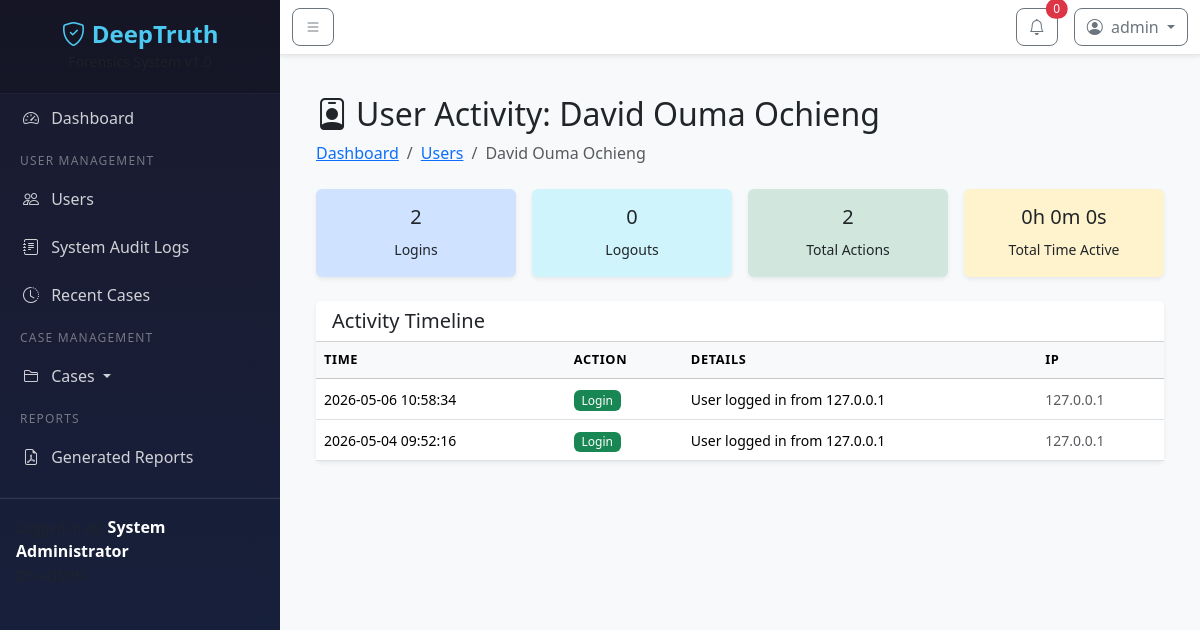
Page /admin/user-activity/3 (signed in) on the earlier database version.
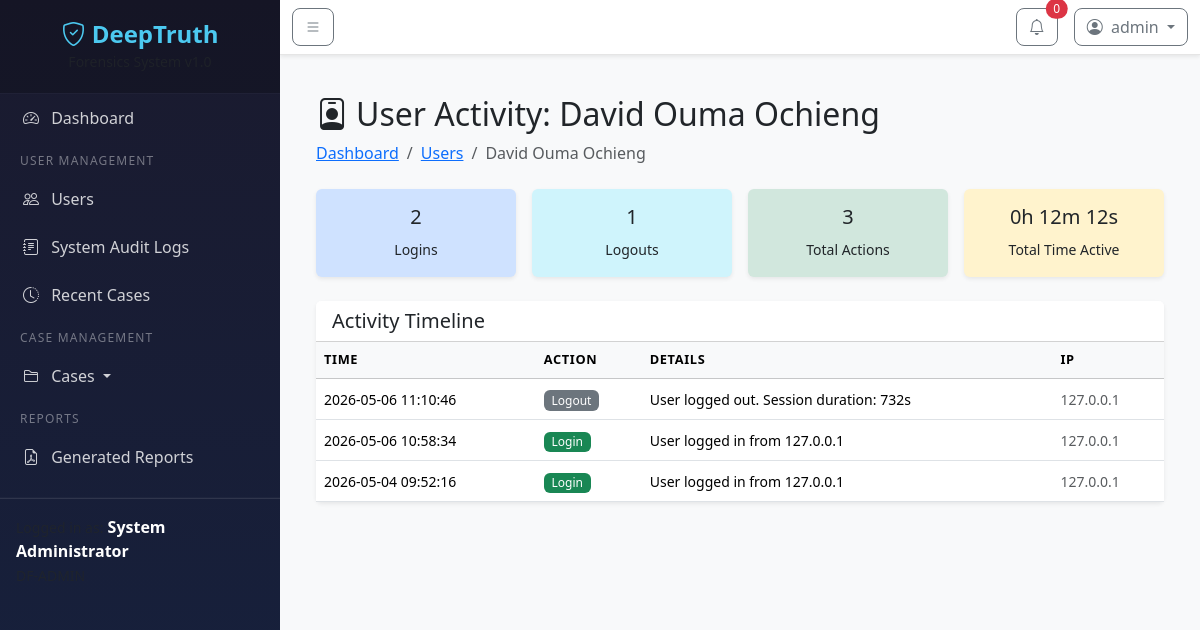
Same page on the later database version.
### models/user.py (models this page shows, shortened)
class AuditLog(db.Model):
    __tablename__ = 'audit_logs'
    id = db.Column(db.Integer, primary_key=True)
    user_id = db.Column(db.Integer, db.ForeignKey('users.id'), nullable=False)
    action = db.Column(db.String(100), nullable=False)
    details = db.Column(db.Text)
    ip_address = db.Column(db.String(45))
    timestamp = db.Column(db.DateTime, default=datetime.utcnow)

### routes/admin.py (the view)
@admin_bp.route('/user-activity/<int:user_id>')
@login_required
@admin_required
def user_activity(user_id):
    user = User.query.get_or_404(user_id)
    logs = AuditLog.query.filter_by(user_id=user_id)\
        .order_by(AuditLog.timestamp.desc()).limit(100).all()
    login_logs = [l for l in logs if l.action == 'LOGIN']
    logout_logs = [l for l in logs if l.action == 'LOGOUT']
    total_time = user.total_time_spent or 0
    hours = total_time // 3600
    minutes = (total_time % 3600) // 60
    seconds = total_time % 60
    time_str = f"{hours}h {minutes}m {seconds}s"
    return render_template('admin/user_activity.html',
                         user=user,
                         logs=logs,
                         login_logs=login_logs,
                         logout_logs=logout_logs,
                         time_str=time_str)

### routes/admin.py (called while the page is built)
def admin_required(f):
    from functools import wraps
    @wraps(f)
    def decorated_function(*args, **kwargs):
        if current_user.role != 'admin':
            flash('Access denied. Admin only.', 'danger')
            return redirect(url_for('dashboard.index'))
        return f(*args, **kwargs)
    return decorated_function

### routes/auth.py (called while the page is built)
@auth_bp.before_app_request
def track_user_activity():
    if current_user.is_authenticated:
        current_user.last_activity = datetime.utcnow()
        db.session.commit()

### templates/admin/user_activity.html (shortened to what this page needs)
{% extends "base.html" %}
{% block content %}
<div class="container-fluid">
    <h2><i class="bi bi-person-badge me-2"></i>User Activity: {{ user.full_name }}</h2>
    <nav aria-label="breadcrumb" class="mb-4">
        <ol class="breadcrumb">
            <li class="breadcrumb-item"><a href="{{ url_for('dashboard.index') }}">Dashboard</a></li>
            <li class="breadcrumb-item"><a href="{{ url_for('admin.users_list') }}">Users</a></li>
            <li class="breadcrumb-item active">{{ user.full_name }}</li>
        </ol>
    </nav>
    <div class="row g-3 mb-4">
        <div class="col-md-3">
            <div class="card border-0 shadow-sm bg-primary-subtle">
                <div class="card-body text-center">
                    <h5>{{ login_logs|length }}</h5>
                    <small>Logins</small>
                </div>
            </div>
        </div>
        <div class="col-md-3">
            <div class="card border-0 shadow-sm bg-info-subtle">
                <div class="card-body text-center">
                    <h5>{{ logout_logs|length }}</h5>
                    <small>Logouts</small>
                </div>
            </div>
        </div>
        <div class="col-md-3">
            <div class="card border-0 shadow-sm bg-success-subtle">
                <div class="card-body text-center">
                    <h5>{{ logs|length }}</h5>
                    <small>Total Actions</small>
                </div>
            </div>
        </div>
        <div class="col-md-3">
            <div class="card border-0 shadow-sm bg-warning-subtle">
                <div class="card-body text-center">
                    <h5>{{ time_str }}</h5>
                    <small>Total Time Active</small>
                </div>
            </div>
        </div>
    </div>
    <div class="card border-0 shadow-sm">
        <div class="card-header bg-white">
            <h5 class="mb-0">Activity Timeline</h5>
        </div>
        <div class="card-body p-0">
            <table class="table table-hover mb-0">
                <thead class="table-light">
                    <tr>
                        <th>Time</th>
                        <th>Action</th>
                        <th>Details</th>
                        <th>IP</th>
                    </tr>
                </thead>
                <tbody>
                    {% for log in logs %}
                    <tr>
                        <td><small>{{ log.timestamp.strftime('%Y-%m-%d %H:%M:%S') }}</small></td>
                        <td>
                            <span class="badge
                                {% if log.action == 'LOGIN' %}bg-success
                                {% elif log.action == 'LOGOUT' %}bg-secondary
                                {% elif log.action == 'REGISTER' %}bg-primary
                                {% elif 'CREATED' in log.action or 'submitted' in log.action %}bg-info
                                {% elif 'analyzed' in log.action %}bg-warning
                                {% else %}bg-dark{% endif %}">
                                {{ log.action|replace('_', ' ')|title }}
                            </span>
                        </td>
                        <td><small>{{ log.details[:80] }}</small></td>
                        <td><small class="text-muted">{{ log.ip_address or 'N/A' }}</small></td>
                    </tr>
                    {% endfor %}
                </tbody>
            </table>
        </div>
    </div>
</div>
{% endblock %}

Differences in the rows shown:
added AuditLog: timestamp "2026-05-06 11:10:46", action "Logout", details "User logged out. Session duration: 732s", ip_address "127.0.0.1"
Other differences:
{{ logout_logs|length }}: "0" → "1"
{{ logs|length }}: "2" → "3"
{{ time_str }}: "0h 0m 0s" → "0h 12m 12s"
